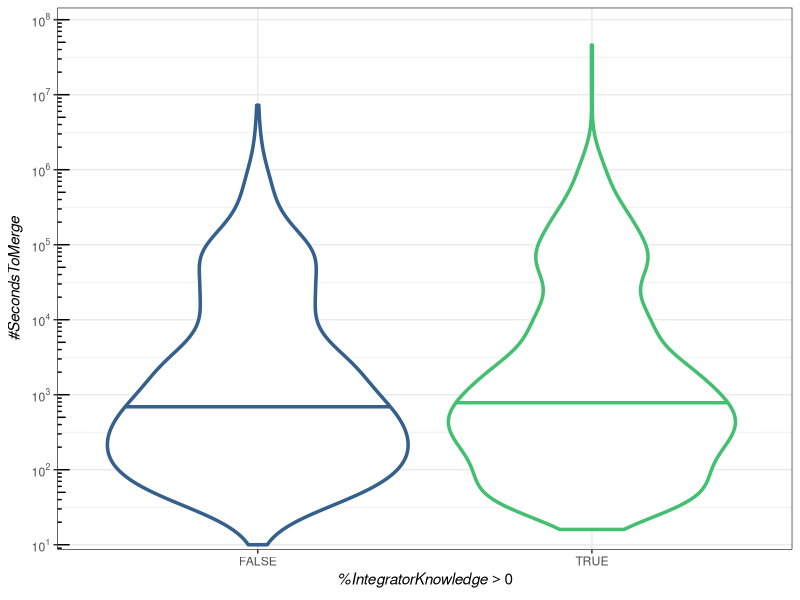
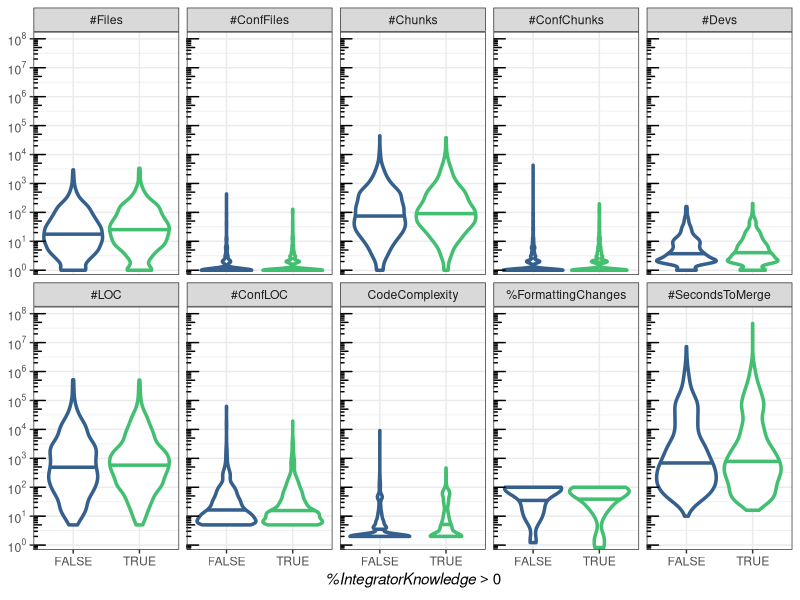

Generate these figures, in order, with R:
## Libraries ----

requireNamespace("ggplot2")
requireNamespace("plyr")
requireNamespace("reshape2")
requireNamespace("scales")


## Load data ----

## data on MS with integrators *with* knowledge (#IntegratorsKnowledge > 0)
data.knowledge.with = read.table(file = "IntegratorHasSomeKnowledge.csv", header = TRUE, sep = ",", row.names = NULL)
data.knowledge.with["integrators.knowledge.binary"] = TRUE  # add dichotomous variable for easier filtering
data.knowledge.with = data.knowledge.with[data.knowledge.with[["merge.time.diff"]] > 0, ] # remove data with 'merge.time.diff' <= 0

## data on MS with integrators *without* knowledge (#IntegratorsKnowledge = 0)
data.knowledge.without = read.table(file = "IntegratorHasNoKnowledge.csv", header = TRUE, sep = ",", row.names = NULL)
data.knowledge.without["integrators.knowledge.binary"] = FALSE  # add dichotomous variable for easier filtering
data.knowledge.without = data.knowledge.without[data.knowledge.without[["merge.time.diff"]] > 0, ] # remove data with 'merge.time.diff' <= 0

## combine both data sources
data.knowledge = plyr::rbind.fill(data.knowledge.with, data.knowledge.without)

## rename columns
colnames(data.knowledge) = c(
    "ms_id", "pr_id", # identifier
    "#Files", "#ConfFiles", "#Chunks", "#ConfChunks", "#Devs",
    "#LOC", "#ConfLOC", "CodeComplexity", "%IntegratorKnowledge",
    "%FormattingChanges", "#SecondsToMerge",
    "integrators.knowledge.binary"
)
colnames(data.knowledge.with) = colnames(data.knowledge)
colnames(data.knowledge.without) = colnames(data.knowledge)


## Statistical test ----

## Wicoxon test

test.filter.column = "#ConfFiles"
test.filter = function(df) {
    # df[df[[test.filter.column]] <= quantile(df[[test.filter.column]], 0.1), ]
    df[df[[test.filter.column]] >= quantile(df[[test.filter.column]], 0.9), ]
    # df # no filtering
}
test.column = "%IntegratorKnowledge" # "CodeComplexity" # "#Devs" # #LOC "#Files" 

wt = wilcox.test(
        x = test.filter(data.knowledge.with)[[test.column]],
    y = test.filter(data.knowledge.without)[[test.column]],
    alternative = "greater",
    conf.level = 0.95
)

if (wt$p.value > 0.05) {
    cat(paste(
        "There *is no* significant difference between integrators with and without",
        "previous knowledge w.r.t. merge-conflict resolution time.\n",
        "p =", wt$p.value, ", W =", wt$statistic
    ))
} else {
    cat(paste(
        "There *is* significant difference between integrators with and without",
        "previous knowledge w.r.t. merge-conflict resolution time.\n",
        "p =", wt$p.value, ", W =", wt$statistic
    ))
}


## correlation

test.column = "#ConfFiles"
ct = cor(x = data.knowledge[[test.column]], y = data.knowledge[["%IntegratorKnowledge"]])
print(ct)


## Basic plot ----

data.knowledge.basic = data.knowledge[c("integrators.knowledge.binary", "#SecondsToMerge")]
colnames(data.knowledge.basic) = c("integrators.knowledge.binary", "SecondsToMerge")
g = ggplot2::ggplot(data = data.knowledge.basic, mapping = ggplot2::aes(x = integrators.knowledge.binary, y = SecondsToMerge)) +
    # ggplot2::geom_hline(yintercept = 5000, linetype = "dashed") +  # only for testing purposes
    ## geometry
    ggplot2::geom_violin(ggplot2::aes(colour = integrators.knowledge.binary), draw_quantiles = c(0.5), size = 1.2) +
    # scales + ticks
    ggplot2::scale_y_log10(breaks = scales::trans_breaks("log10", function(x) 10^x, n = 10),
                  labels = scales::trans_format("log10", scales::math_format(10^.x)),
                  expand = ggplot2::expand_scale(mult = c(0.01, 0.075))) +
    ggplot2::annotation_logticks(sides = "l") +
    ## descriptions
    ggplot2::xlab(expression(italic("%IntegratorKnowledge") > 0)) +
    ggplot2::ylab(expression(italic("#SecondsToMerge"))) +
    ## themeing
    ggplot2::scale_color_viridis_d(begin = 0.3, end = 0.7, guide = FALSE) +
    ggplot2::theme_bw()

print(g)
ggplot2::ggsave("figure-integrators-knowledge.pdf", width = NA, height = NA)


## Plot with all variables ----

## 1) remove obsolete column(s)
data.knowledge["%IntegratorKnowledge"] = NULL

## 2) meld data
data.knowledge.melt = reshape2::melt(
    data.knowledge,
    id.vars = c("ms_id", "pr_id", "integrators.knowledge.binary")
)

## 3) plot!
g = ggplot2::ggplot(data = data.knowledge.melt, mapping = ggplot2::aes(x = integrators.knowledge.binary, y = value)) +
    ggplot2::facet_wrap(. ~ variable, ncol = 5) +
    # ggplot2::geom_hline(yintercept = 5000, linetype = "dashed") +  # only for testing purposes
    ## geometry
    ggplot2::geom_violin(ggplot2::aes(colour = integrators.knowledge.binary), draw_quantiles = c(0.5), size = 1.2) +
    ## scales + ticks
    ggplot2::scale_y_log10(breaks = scales::trans_breaks("log10", function(x) 10^x, n = 10),
                           labels = scales::trans_format("log10", scales::math_format(10^.x)),
                           expand = ggplot2::expand_scale(mult = c(0.01, 0.075))) +
    ggplot2::annotation_logticks(sides = "l") +
    ## descriptions
    ggplot2::xlab(expression(italic("%IntegratorKnowledge") > 0)) +
    ggplot2::ylab(NULL) +
    ## themeing
    ggplot2::scale_color_viridis_d(begin = 0.3, end = 0.7, guide = FALSE) +
    ggplot2::theme_bw()

print(g)
ggplot2::ggsave("figure-integrators-knowledge-all.pdf", width = NA, height = NA)
